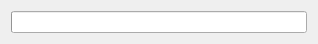
<?xml version="1.0" encoding="UTF-8"?>
<ui version="4.0">
 <class>Dialog</class>
 <widget class="QDialog" name="Dialog">
  <property name="geometry">
   <rect>
    <x>0</x>
    <y>0</y>
    <width>318</width>
    <height>39</height>
   </rect>
  </property>
  <property name="windowTitle">
   <string>Dialog</string>
  </property>
  <layout class="QHBoxLayout" name="horizontalLayout">
   <item>
    <widget class="QProgressBar" name="progressBar">
     <property name="maximum">
      <number>100</number>
     </property>
     <property name="value">
      <number>-1</number>
     </property>
    </widget>
   </item>
  </layout>
 </widget>
 <resources/>
 <connections/>
</ui>
